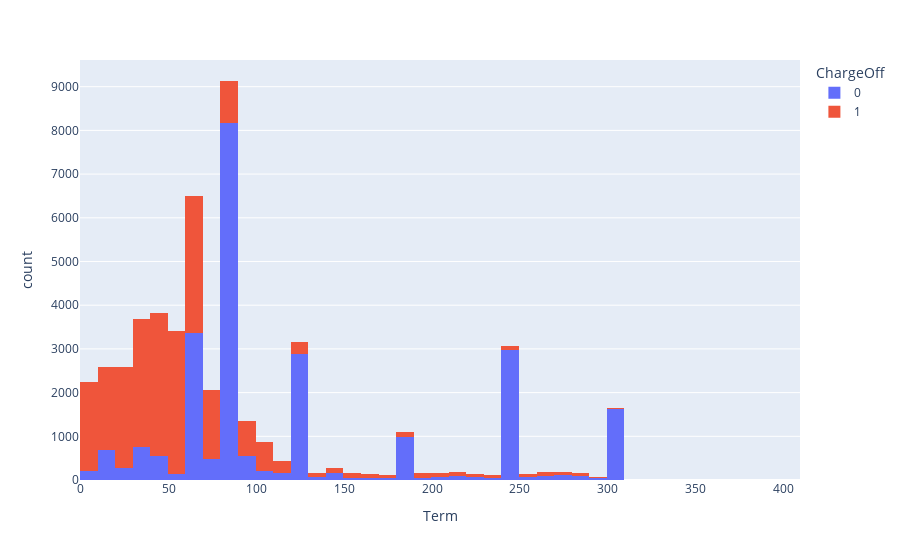

This figure's notebook cell:
### Code cell
import plotly.express as px
df = px.data.tips()
fig = px.histogram(df_used, x="Term", color="ChargeOff",nbins=50)
fig.show()

### Figure 1 — Plotly figure (JSON) as saved in the notebook; plotly's stock layout.template omitted (floating-point values rounded to 4 significant figures; data arrays with more than 128 entries replaced by an {"elided": "..."} marker saying what was removed)
{"data": [{"alignmentgroup": "True", "bingroup": "x", "hovertemplate": "ChargeOff=0<br>Term=%{x}<br>count=%{y}<extra></extra>", "legendgroup": "0", "marker": {"color": "#636efa"}, "name": "0", "nbinsx": 50, "offsetgroup": "0", "orientation": "v", "showlegend": true, "type": "histogram", "x": {"elided": "25152 int values"}, "xaxis": "x", "yaxis": "y"}, {"alignmentgroup": "True", "bingroup": "x", "hovertemplate": "ChargeOff=1<br>Term=%{x}<br>count=%{y}<extra></extra>", "legendgroup": "1", "marker": {"color": "#EF553B"}, "name": "1", "nbinsx": 50, "offsetgroup": "1", "orientation": "v", "showlegend": true, "type": "histogram", "x": {"elided": "24848 int values"}, "xaxis": "x", "yaxis": "y"}], "layout": {"barmode": "relative", "legend": {"title": {"text": "ChargeOff"}, "tracegroupgap": 0}, "margin": {"t": 60}, "xaxis": {"anchor": "y", "domain": [0, 1], "title": {"text": "Term"}}, "yaxis": {"anchor": "x", "domain": [0, 1], "title": {"text": "count"}}}}
